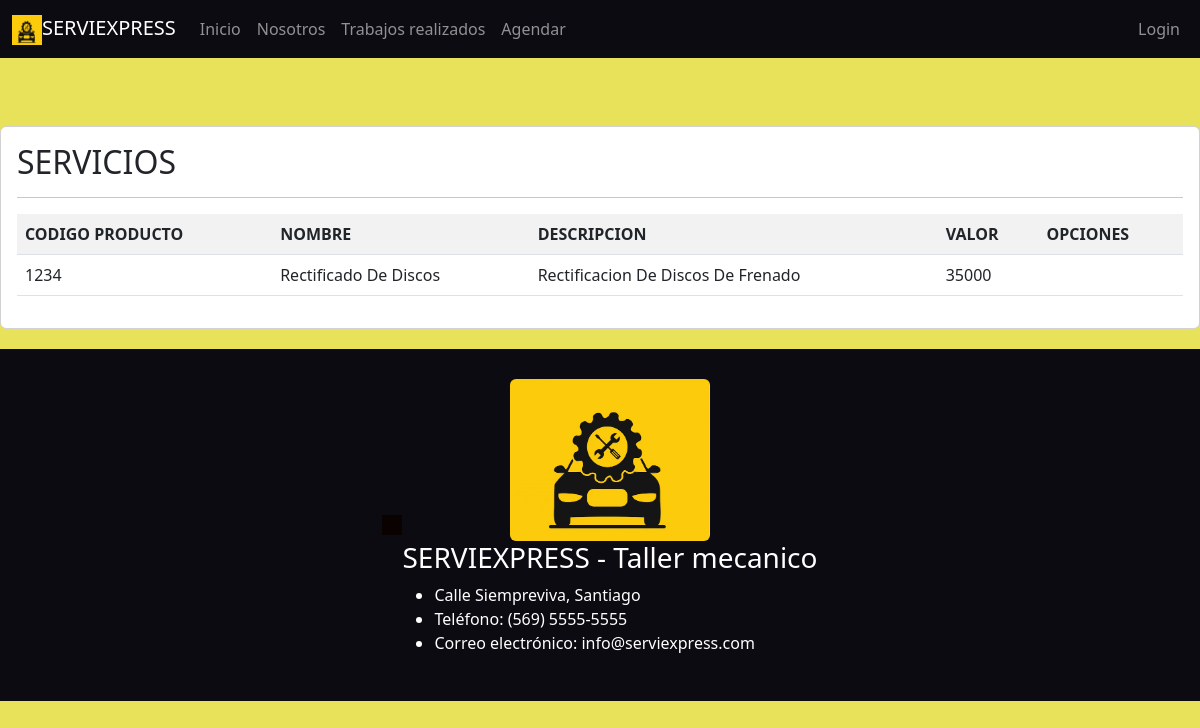
The app's page /gestionarservicios/ with its own data.
### taller/models.py (models this page shows, shortened)
class Servicio(models.Model):
    Cod = models.CharField(max_length=10)
    Nombre = models.CharField(max_length=50)
    Descripcion = models.TextField(max_length=100)
    Costo = models.IntegerField()

### taller/views.py (the view)
# urls.py: path('gestionarservicios/', views.gestionarservicios, name='gestionarservicios'),
def gestionarservicios(request):
    servicios = Servicio.objects.all()
    data = {
        'servicios' : servicios
    }
    return render(request, 'taller/GestionarServicios.html',data)

### taller/templates/taller/GestionarServicios.html (shortened to what this page needs)
{% extends 'taller/Base.html' %}
{% load static %}
{% block content %}
<br><br>
<div class="card">
    <div class="card-body">
        <h2>SERVICIOS</h2>
        <hr>
        <table class="table table-striped table-hover table-responsive-sm">
            <tr>
                <th>CODIGO PRODUCTO</th>
                <th>NOMBRE</th>
                <th>DESCRIPCION</th>
                <th>VALOR</th>
                <th>OPCIONES</th>
            </tr>
            {% for p in servicios %}
            <tr>
                <td>{{ p.Cod | title }}</td>
                <td>{{ p.Nombre | title }}</td>
                <td>{{ p.Descripcion | title}}</td>
                <td>{{ p.Costo | title}}</td>
                <td>
                </td>
            </tr>
            {% endfor %}
        </table>
    </div>
</div>
{% endblock %}

### taller/static/css/Base.css (style rules this page uses)
body { background-color: #e8e15a; }
.card { margin-bottom: 20px; }

### records on screen
Servicio: Cod "1234", Nombre "Rectificado De Discos", Descripcion "Rectificacion De Discos De Frenado", Costo "35000"
